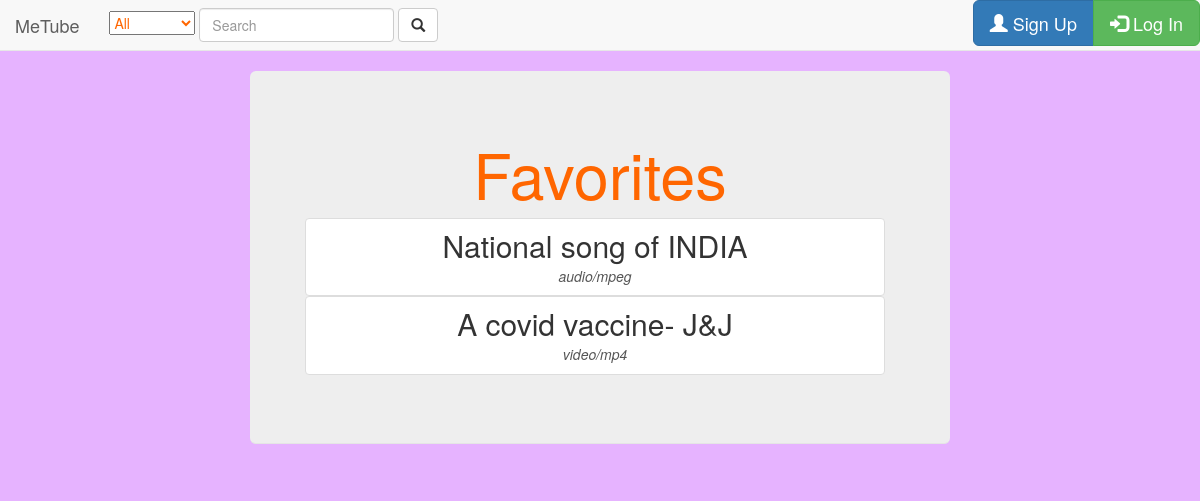
Page /playlist.php?id=19 on the committed database.
### tables this page shows
CREATE TABLE IF NOT EXISTS `playlist` (
  `id` int(10) unsigned NOT NULL AUTO_INCREMENT,
  `title` varchar(20) NOT NULL,
  `user_id` int(10) unsigned NOT NULL,
  `creation_datetime` date NOT NULL,
  PRIMARY KEY (`id`),
  UNIQUE KEY `playlist_id` (`id`),
  KEY `playlist_id_2` (`id`)
);

CREATE TABLE IF NOT EXISTS `playlist_entry` (
  `video_id` int(10) NOT NULL,
  `playlist_id` int(10) NOT NULL
);

CREATE TABLE IF NOT EXISTS `media` (
  `id` int(10) unsigned NOT NULL AUTO_INCREMENT,
  `title` varchar(254) NOT NULL,
  `type` varchar(20) NOT NULL,
  `playlist_id` int(10) NOT NULL,
  `path` varchar(255) NOT NULL,
  `category` varchar(20) NOT NULL,
  `description` tinytext NOT NULL,
  `comments` varchar(50) NOT NULL,
  `last_viewed_datetime` timestamp NOT NULL DEFAULT CURRENT_TIMESTAMP ON UPDATE CURRENT_TIMESTAMP,
  `user_id` int(10) unsigned NOT NULL,
  PRIMARY KEY (`id`),
  UNIQUE KEY `media_id_6` (`id`),
  KEY `media_id` (`id`),
  KEY `media_id_2` (`id`),
  KEY `media_id_3` (`id`),
  KEY `media_id_4` (`id`),
  KEY `media_id_5` (`id`),
  KEY `media_id_7` (`id`)
);

### playlist.php (the view, shortened to what this page needs)
<?php
include 'header.php';
if(isset($_GET['id'])){
	$playlist_id = $_GET['id'];
}else{
	header('Location: index.php');
}
$query = "SELECT title, user_id FROM playlist WHERE id = '$playlist_id'";
$result = mysqli_query($db, $query);
$row = mysqli_fetch_row($result);
$playlist_title = ucwords ($row[0]);
?>
<div class="container">
	<div class="jumbotron">
		<h1><?php echo $playlist_title; ?></h1>
		<div class="list-group">
<?php
$query = "SELECT playlist_entry.video_id, media.title, media.type
					FROM playlist_entry
					LEFT JOIN media
					ON playlist_entry.video_id = media.id
					AND playlist_entry.playlist_id = '$playlist_id'";
$res_entry = mysqli_query($db, $query);
while($res_entry_row = mysqli_fetch_row($res_entry))
{
	$media_id = $res_entry_row[0];
	$media_title = $res_entry_row[1];
	$media_type = $res_entry_row[2];
	if($media_title)
	{
	?>
	<table width="100%" class="list-inline">
    	<td width="100%">
			<a href="media.php?id=<?php echo $media_id;?>" class="list-group-item">
				<h2 class="list-group-item-heading"><?php echo $media_title;?></h2>
				<i><div class="list-group-item-text"><?php echo $media_type;?></div></i>
			</a>
		</td>
	</table>
	<?php
	}
}
?>
		</div>
	</div>
</div>

### global_includes.php (style rules this page uses)
.jumbotron { text-align: center; border-bottom: 1px solid #e5e5e5; }
@media (min-width: 768px) { .container { max-width: 730px; } }

### rows in the picture
playlist: title "Favorites"
playlist_entry: media.title "National song of INDIA", media.type "audio/mpeg"
playlist_entry: media.title "A covid vaccine- J&J", media.type "video/mp4"
